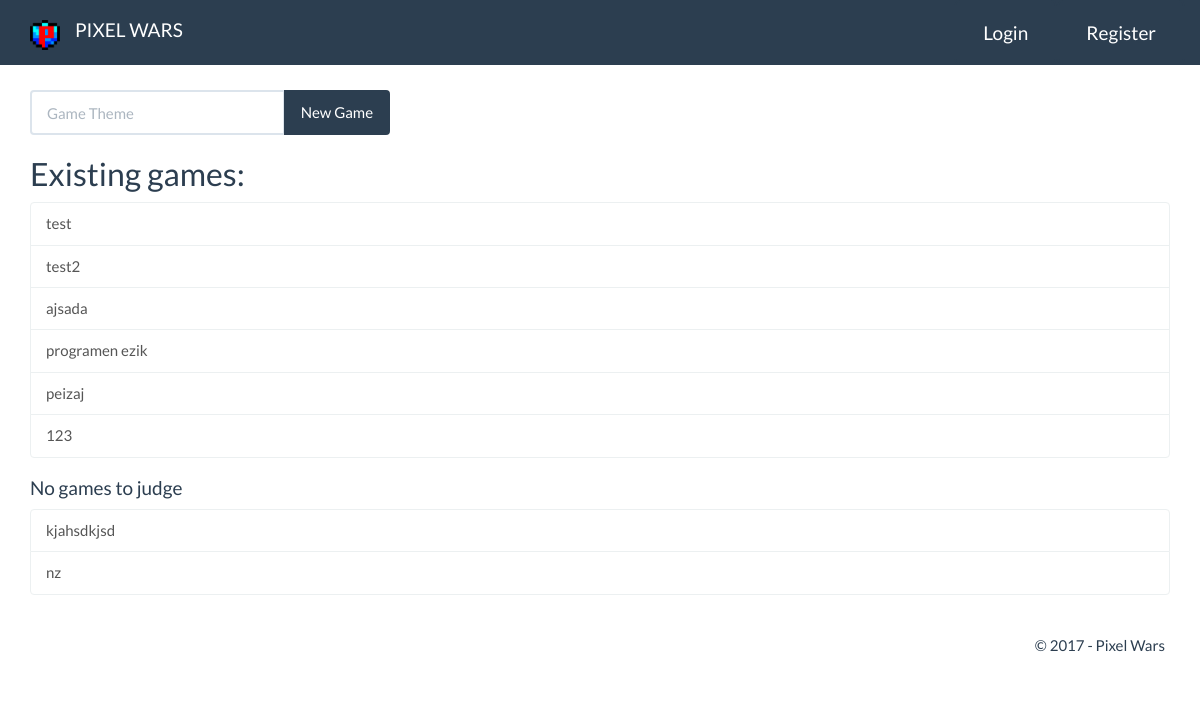
Page /pixelwars/standart/ on the earlier database version.
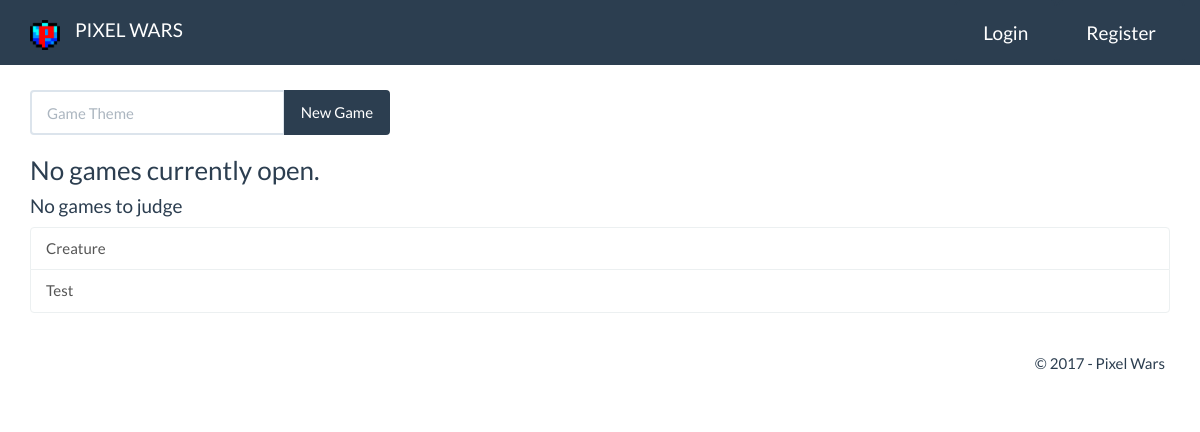
Same page on the later database version.
### pixelwars/models.py (models this page shows, shortened)
class Game(models.Model):
    theme = models.CharField(max_length=100, null=True)
    active = models.BooleanField(default=True)
    drawing1 = models.ImageField(null=True, upload_to="gallery/")
    drawing2 = models.ImageField(null=True, upload_to="gallery/"    )
    player1 = models.ForeignKey(Player, null=True, related_name="player1")
    player2 = models.ForeignKey(Player, null=True, related_name="player2")
    judgable = models.BooleanField(default=False)

### pixelwars/views.py (the view)
# urls.py: url(r'standart/$', views.standart, name='standart'),
def standart(request):
    judgeGames = Game.objects.filter(active=True).filter(judgable=True).all()
    judgeGamesActually = []
    if(request.user):
        for game in judgeGames:
            if game.player1.user != request.user and game.player2.user != request.user:
                judgeGamesActually.append(game)
    games = Game.objects.filter(active=True).filter(judgable=False).all()
    context = {'games': games, 'judgeGames': judgeGamesActually}
    return render(request, 'pixelwars/standart/index.html', context)

### pixelwars/templates/pixelwars/standart/index.html (shortened to what this page needs)
{% extends 'pixelwars/base.html' %}
{% block main %}
    <div class="container">
        <div class="row">
            <div style="margin-top: 20px;" class="col-md-4">
                <form action="{% url 'pixelwars:createGame' %}" method="post">
                    <div class="input-group">
                        <input class="form-control" type="text" name="theme" placeholder="Game Theme">
                        <span class="input-group-btn">
                            <button class="btn btn-primary" type="submit">New Game</button>
                        </span>
                    </div>
                </form>
            </div>
        </div>
        {% if games %}
            <h2>Existing games: </h2>
            <div class="list-group">
                {% for game in games %}
                    <a href="{% url 'pixelwars:readstandart' game.id %}" class="list-group-item">{{ game.theme }}</a>
                {% endfor %}
            </div>
        {% else %}
            <h3>No games currently open.</h3>
        {% endif %}
        <div>
            {% if judgeGames.filter %}
                <h2>Games to judge: </h2>
            {% else %}
                <h4>No games to judge</h4>
            {% endif %}
            <div class="list-group">
                {% for game in judgeGames %}
                    <a href="{% url 'pixelwars:judge' game.id %}" class="list-group-item">{{ game.theme }}</a>
                {% endfor %}
            </div>
        </div>
    </div>
{% endblock %}

Differences in the rows shown:
removed Game: theme "test", shown under "Existing games:"
removed Game: theme "test2", shown under "Existing games:"
removed Game: theme "ajsada", shown under "Existing games:"
removed Game: theme "programen ezik", shown under "Existing games:"
removed Game: theme "peizaj", shown under "Existing games:"
removed Game: theme "123", shown under "Existing games:"
removed Game: theme "kjahsdkjsd", shown under "No games to judge"
removed Game: theme "nz", shown under "No games to judge"
added Game: theme "Creature", shown under "No games to judge"
added Game: theme "Test", shown under "No games to judge"
Other differences:
text no longer shown: "Existing games:"
text now shown: "No games currently open."
